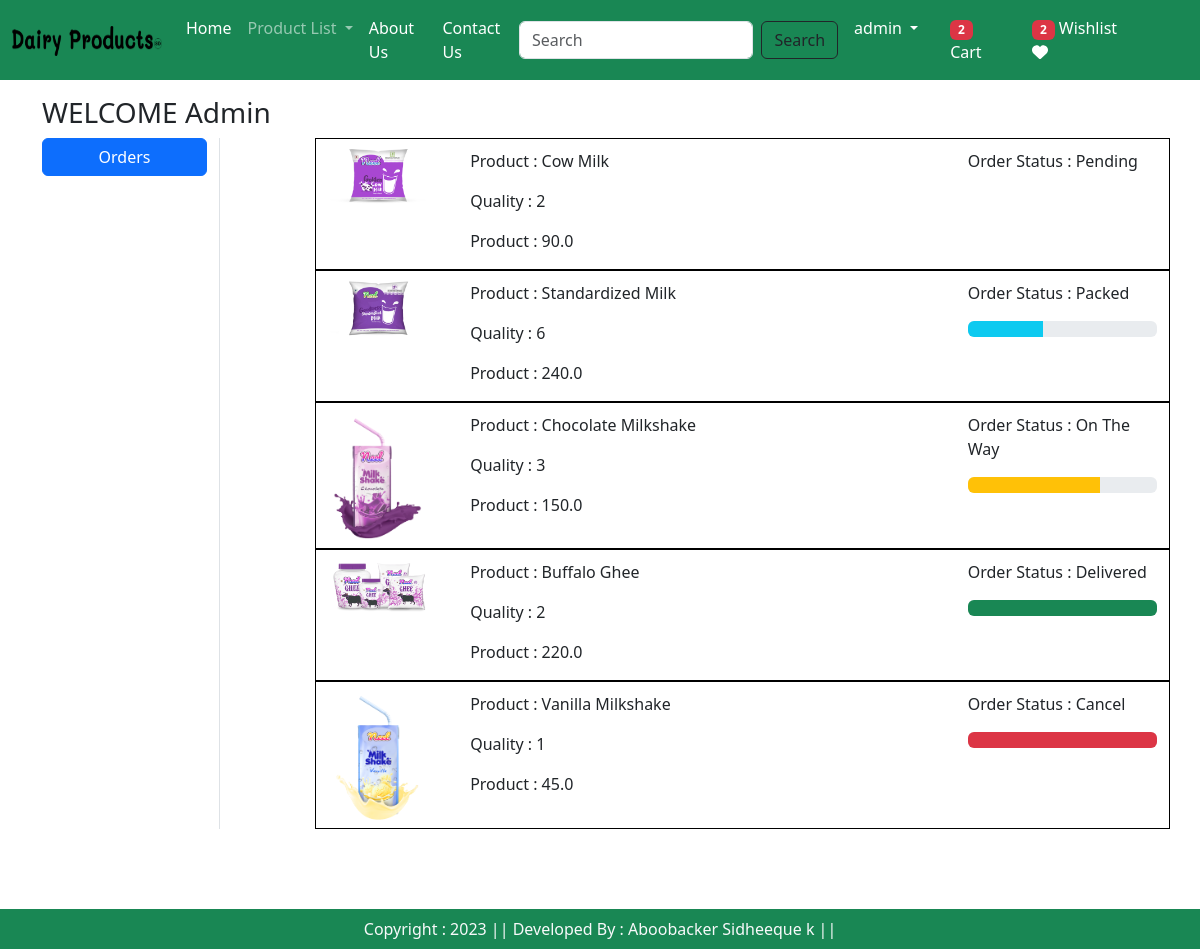
Screenshot of /orders/ (signed in) with the database file from the repository.
### app/models.py (models this page shows, shortened)
class OrderPlaced(models.Model):
    id = models.AutoField(primary_key=True)
    user = models.ForeignKey(User,on_delete=models.CASCADE)
    customer =models.ForeignKey(Customer,on_delete=models.CASCADE)
    product =models.ForeignKey(Product,on_delete=models.CASCADE)
    quantity =models.PositiveIntegerField(default=1)
    ordereded_date = models.DateTimeField(auto_now_add=True)
    status = models.CharField(max_length=50,choices=STATUS_CHOICES,default='Pending')
    payment = models.ForeignKey(Payment,on_delete=models.CASCADE,default="")
    @property
    def total_cost(self):
        return self.quantity * self.product.discounted_price

class Product(models.Model):
    title = models.CharField(max_length=100)
    selling_price= models.FloatField()
    discounted_price = models.FloatField()
    description = models.TextField()
    composition = models.TextField(default ='')
    prodapp = models.TextField(default='')
    category = models.CharField(choices = CATEGORY_CHOICES, max_length=2)
    manufactor_date=models.CharField(max_length=100,default='')
    useby_date=models.CharField(max_length=100,default='')
    product_image= models.ImageField(upload_to='product')

### app/views.py (the view)
# urls.py: path('orders/',views.orders,name='orders'),
@login_required
def orders(request):
    totalitem =0
    wishitem = 0
    if request.user.is_authenticated:
        totalitem = len(Cart.objects.filter(user=request.user))  # pylint: disable=E1101
        wishitem = len(Wishlist.objects.filter(user=request.user)) # pylint: disable=E1101
    order_placed =OrderPlaced.objects.filter(user=request.user)  # pylint: disable=E1101
    customer = Customer.objects.filter(user=request.user).first()  # pylint: disable=E1101
    context={
        'order_placed':order_placed,
        'totalitem':totalitem,
        'customer':customer,
        'wishitem':wishitem,
    }
    return render(request,'orders.html',context)

### templates/orders.html (shortened to what this page needs)
{% extends 'base.html' %}
{% load static %}
{% block main %}
    <div class="container my-5">
        <div class="row">
            <h3>WELCOME <span class="text-capitalize">{{request.user}}</span></h3>
            <div class="col-sm-2 border-end">
                <ul class="list-unstyled">
                    <li class="d-grid">
                        <a href="{% url 'orders' %}" class="btn btn-primary">Orders</a>
                    </li>
                </ul>
            </div>
            <div class="col-sm-9 offset-sm-1" >
                {%  for op in order_placed %}
                    <div class="row" style="border: 1px solid black; padding-top: 10px;">
                        <div class="col-sm-2">
                            <img src="{{op.product.product_image.url}}" class="img-fluid" height="100" width="100" alt="image">
                        </div>
                        <div class="col-sm-7" >
                            <p>Product : {{op.product.title}}</p>
                            <p>Quality : {{op.quantity}}</p>
                            <p>Product : {{op.total_cost}}</p>
                        </div>
                        <div class="col-sm-3" >
                            <p>Order Status : {{op.status}}</p>
                            {% if op.status == 'Packed' %}
                            <div class="progress">
                                <div class="progress-bar bg-info" role="progressbar"  style="width: 40%;" aria-valuenow="40" aria-valuemin="0" aria-valuemax="100" >
                                </div>
                            </div>
                            {% endif %}
                            {% if op.status == 'On The Way' %}
                            <div class="progress">
                                <div class="progress-bar bg-warning" role="progressbar"  style="width: 70%;" aria-valuenow="70" aria-valuemin="0" aria-valuemax="100" >
                                </div>
                            </div>
                            {% endif %}
                            {% if op.status == 'Delivered' %}
                            <div class="progress">
                                <div class="progress-bar bg-success" role="progressbar"  style="width: 100%;" aria-valuenow="100" aria-valuemin="0" aria-valuemax="100" >
                                </div>
                            </div>
                            {% endif %}
                            {% if op.status == 'Cancel' %}
                            <div class="progress">
                                <div class="progress-bar bg-danger" role="progressbar"  style="width: 100%;" aria-valuenow="100" aria-valuemin="0" aria-valuemax="100" >
                                </div>
                            </div>
                            {% endif %}
                        </div>
                    </div>
                    {%  endfor %}
            </div>
        </div>
    </div>
{% endblock main %}

### templates/base.html (shortened to what this page needs)
{% load static %}
<!DOCTYPE html>
<html>
  <head>
    <link rel="stylesheet" href="{% static '/css/owl.carousel.min.css' %}" />
    <link rel="stylesheet" href="{% static '/css/all.min.css' %}" />
    <link rel="stylesheet" href="{% static '/css/style.css' %}" />
    <link
      href="https://cdn.jsdelivr.net/npm/bootstrap@5.3.2/dist/css/bootstrap.min.css"
      rel="stylesheet"
    />
    <link rel="stylesheet" href="" />
  </head>
  <body style="min-height: 100vh; display: flex; flex-direction: column;">
    <br><br>
    <nav class="navbar navbar-expand-lg navbar-dark bg-success  pe-5 fixed-top" >
      <div class="container-fluid">
        <a class="navbar-brand" href="#">
          <img src="{% static 'images/banner/dp.png' %}"  width="150" height="30"/>
        </a>
        <div class="collapse navbar-collapse" id="navbarSupportedContent">
          <ul class="navbar-nav me-auto mb-2 mb-lg-0">
            {% if request.user.is_authenticated %}
            <li class="nav-item">
              <a class="nav-link active" aria-current="page" href="/">Home</a>
            </li>
            <li class="nav-item dropdown">
              <a class="nav-link dropdown-toggle" href="#" role="button" data-bs-toggle="dropdown" aria-expanded="false">
                Product List
              </a>
            </li>
            <li class="nav-item">
              <a class="nav-link text-white" href="{% url 'about' %}">About Us</a>
            </li>
            <li class="nav-item">
              <a class="nav-link text-white" href="{% url 'contact' %}">Contact Us</a>
            </li>
          </ul>
          <form class="d-flex" role="search" action="/search">
            <input class="form-control me-2" type="search" placeholder="Search"  name="search"  aria-label="Search">
            <button class="btn btn-outline-dark " type="submit">Search</button>
          </form>
          <ul class="navbar-nav me-auto mb-2 mb-lg-0">
            <li class="nav-item dropdown mx-2">
              <a class="nav-link dropdown-toggle text-white" href="#" id="profileDropdown" role="button" data-bs-toggle="dropdown" aria-expanded="false" >
                {{request.user}}
              </a>
            </li>
            <li class="nav-item mx-2">
                <a href="{% url 'showcart' %}" class="nav-link text-white"><span class="badge bg-danger">  {% if totalitem and totalitem > 0 %} {{totalitem}} {% endif %}</span> Cart</a>
              </li>
            <li class="nav-item mx-2">
                <a href="{% url 'showwishlist' %}" class="nav-link text-white"><span class="badge bg-danger">  {% if wishitem and wishitem > 0 %} {{wishitem}} {% endif %}</span> Wishlist <i class="fa fa-heart "></i>  </a>
            </li>
            {% endif %}
          </ul>
        </div>
      </div>
    </nav>
{% block main %}{% endblock main %}
    <br><br><br>
    <footer class="container-fluid bg-success text-center  p-2 mt-5 text-light  fixed-bottom  ">
      Copyright : 2023   ||   Developed By : Aboobacker Sidheeque k ||
    </footer>
    </body>
</html>

### rows the page displays
OrderPlaced: product.product_image (picture), product "Cow Milk", quantity "2", total_cost "90.0", status "Pending"
OrderPlaced: product.product_image (picture), product "Standardized Milk", quantity "6", total_cost "240.0", status "Packed"
OrderPlaced: product.product_image (picture), product "Chocolate Milkshake", quantity "3", total_cost "150.0", status "On The Way"
OrderPlaced: product.product_image (picture), product "Buffalo Ghee", quantity "2", total_cost "220.0", status "Delivered"
OrderPlaced: product.product_image (picture), product "Vanilla Milkshake", quantity "1", total_cost "45.0", status "Cancel"

### other values shown
{{ request.user }} "admin"
{{ totalitem }} "2"
{{ wishitem }} "2"
{{ request.user }} "Admin"
